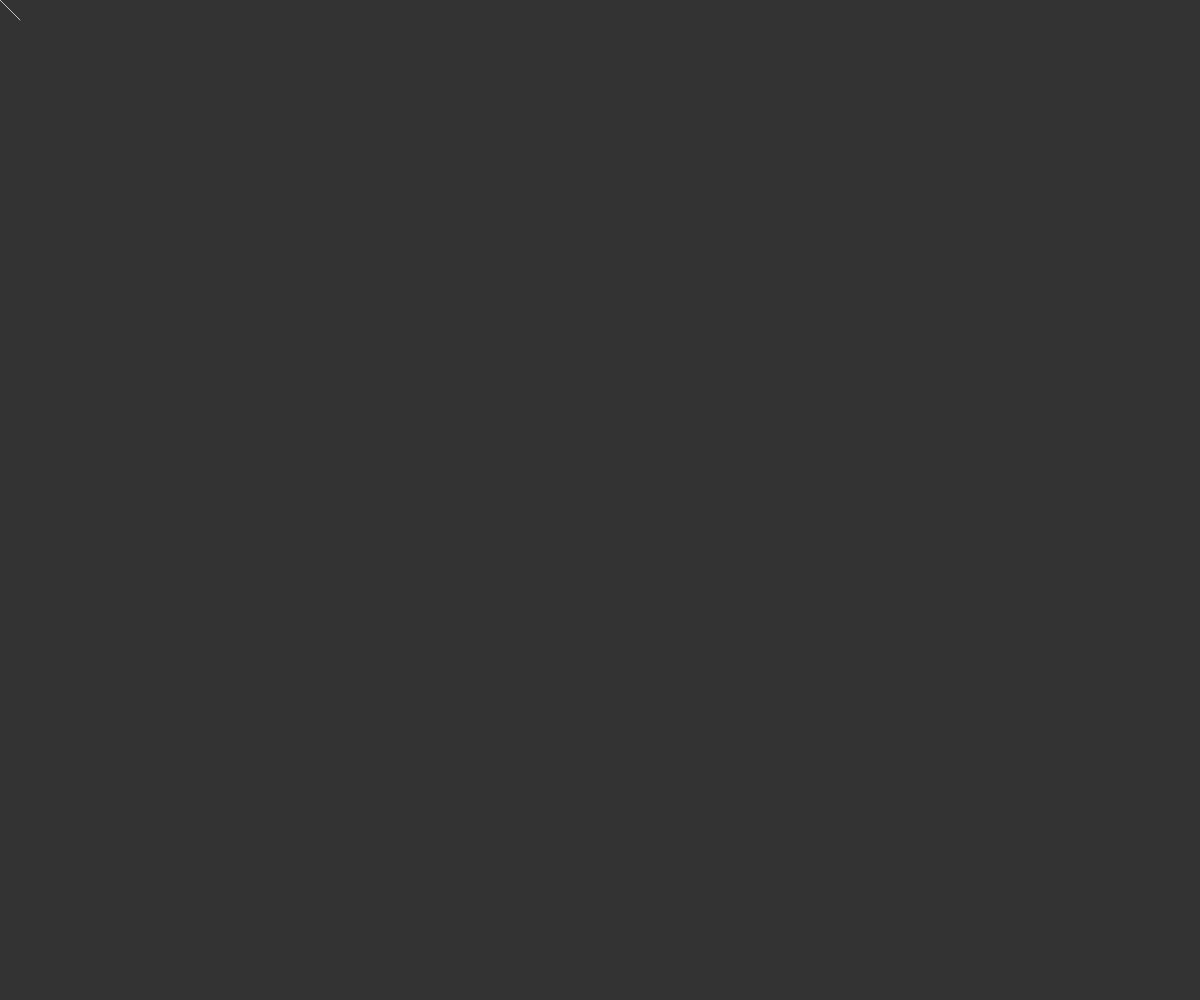
Frame 1 (no input)
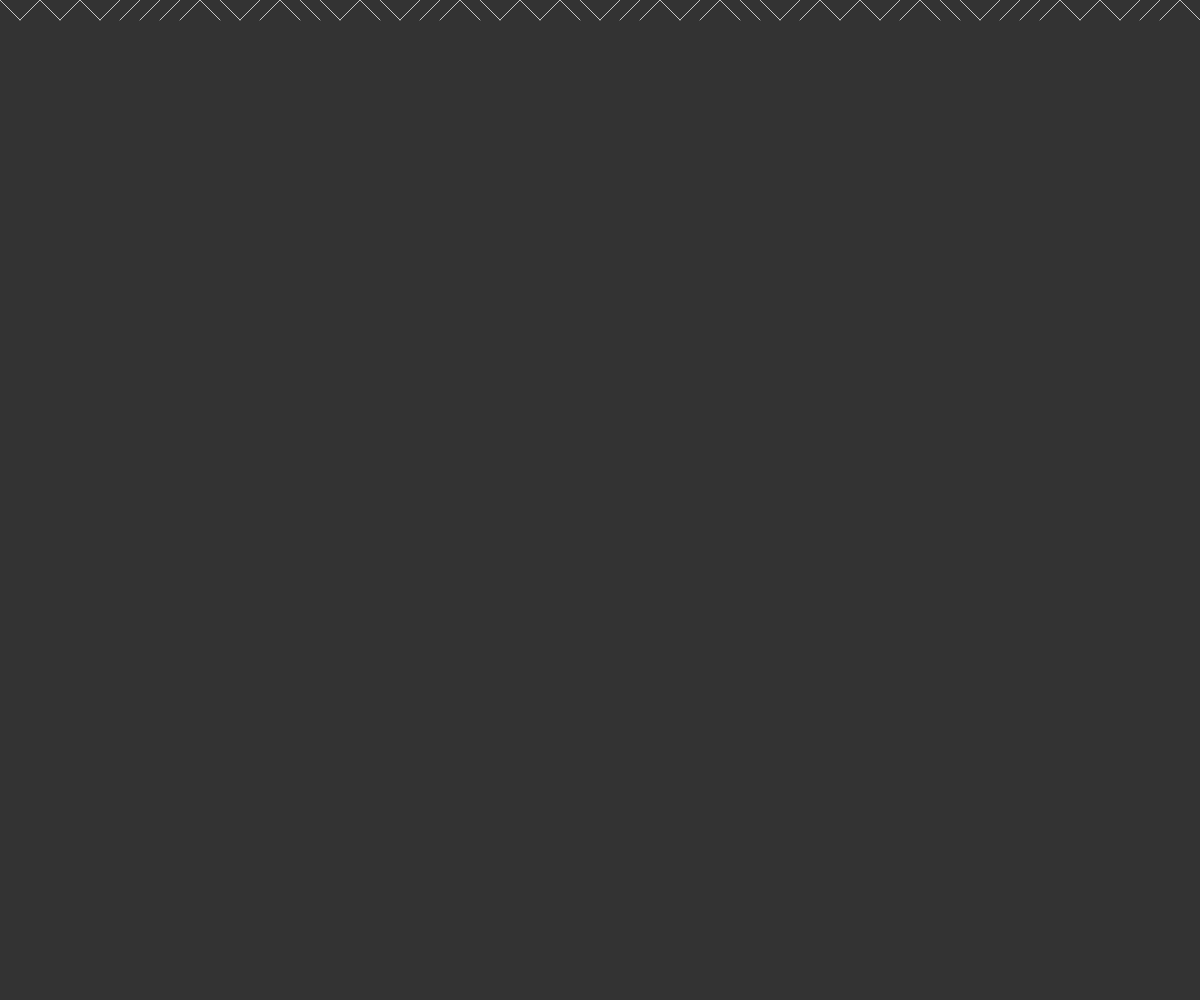
Frame 60 (no input)
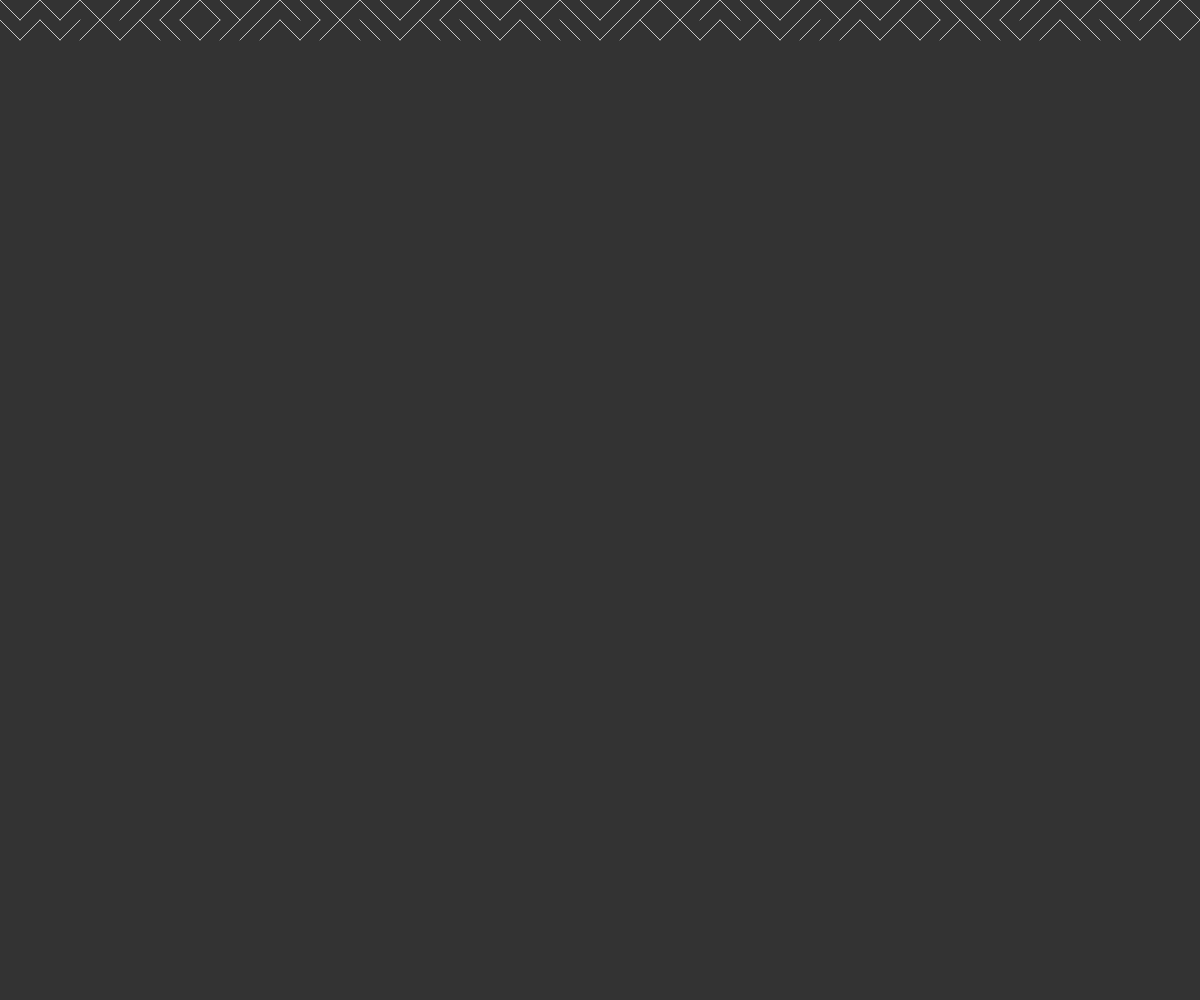
Frame 120 (the mouse pressed at the canvas centre since frame 60)

The p5.js sketch that drew these frames (run headless with seeded random() and noise() and a simulated clock; from frame 60 on, the mouse is pressed at the canvas centre):

// p5.js sketch
// ── sketch.js
// The size of the cell where the lines are drawn.
let cellSize = 20

// The current x position. This will increase by cellSize after drawing the lines to move horizontally.
let x = 0

// The current y position. This will increase by cellSize after drawing a complete row of lines, to move vertically.
let y = 0

// Set everything up before we start drawing.
function setup() {
  // Create a canvas at the size of the current browser window.
  createCanvas(windowWidth, windowHeight)

  // Set the background to light grey.
  // This is the same as background(51, 51, 51)
  background(51)

  // Set the stroke color, i.e. the color of the lines.
  // This is the same as background(200, 200, 200)
  stroke(200) 

  // We don't want to fill any shapes.
  noFill()
}

// Let's start drawing!
function draw() {
  // If we've already drawn the whole line, we want to start over on the next line.
  if (x >= width) {
    // Reset the x position to the far left.
    x = 0
    // Increase the y position to go down by cellSize.
    y += cellSize
  }

  // If we've already drawn the complete window, we start over.
  if (y >= height) {
    // Set the x position to the far left.
    x = 0
    // Set the y position to the top of the window.
    y = 0

    // Fill the window with the light grey color again to clear the canvas.
    background(51)
  }

  // Generate a random number between 0 and 1.
  let randomNumber = floor(random(0, 2))

  // If the number is 1, draw a line from (x, y) to (x+cellSize, y+cellSize). (Back slash)
  if (randomNumber == 1) { // \
    line(x, y, x+cellSize, y+cellSize)
  }
  // Else, draw a line from (x+cellSize, y) to (x, y+cellSize). (Forward slash)
  else { // /
    line(x+cellSize, y, x, y+cellSize)
  }

  // Now that we're done with the actual drawing, let's increase the x position before drawing the next line.
  x += cellSize

  // At this point, the draw() function is called again, in an infinite loop.
}

// Let's be able to restart the drawing with a new cell size.
// This function can be called like this: 
// restart(), which will use the cell size of 10, or
// restart(20), which will use the cell size of 20
function restart(newCellSize = 10) {
  // Set the new cell size to the one passed into the function.
  cellSize = newCellSize

  // Clear the canvas by filling it with the light grey color.
  background(51)

  // Reset the x position to the far left.
  x = 0

  // Reset the y position to the top of the window.
  y = 0
}
